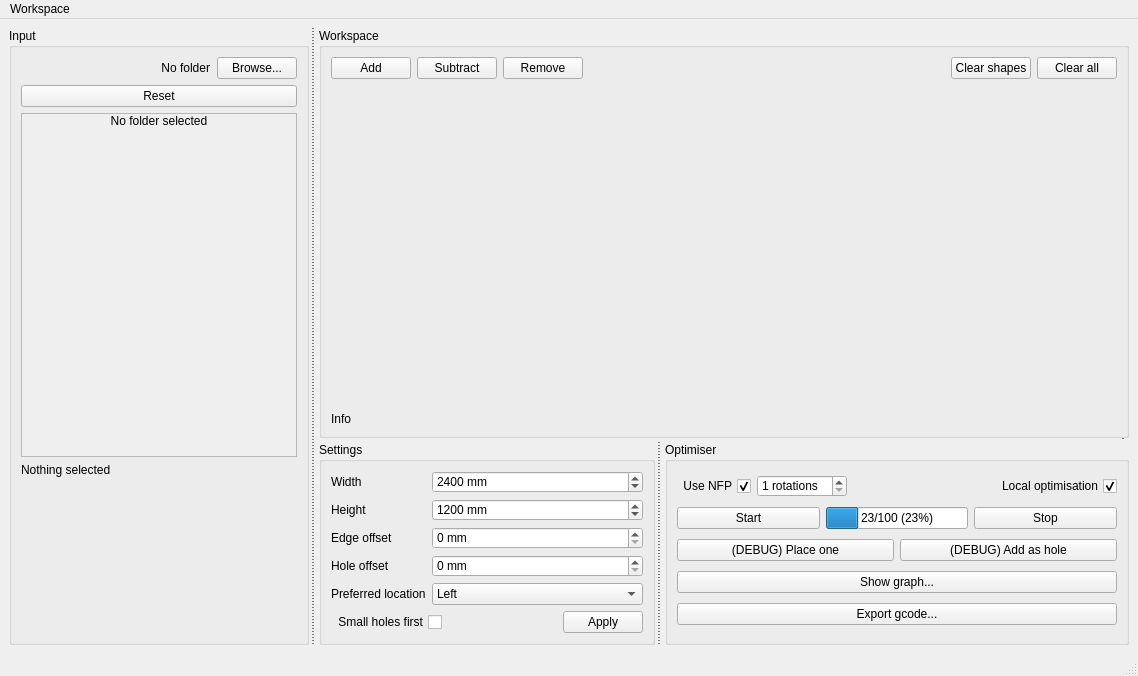
<?xml version="1.0" encoding="UTF-8"?>
<ui version="4.0">
 <class>MainWindow</class>
 <widget class="QMainWindow" name="MainWindow">
  <property name="geometry">
   <rect>
    <x>0</x>
    <y>0</y>
    <width>1138</width>
    <height>676</height>
   </rect>
  </property>
  <property name="windowTitle">
   <string>MainWindow</string>
  </property>
  <property name="iconSize">
   <size>
    <width>24</width>
    <height>24</height>
   </size>
  </property>
  <property name="toolButtonStyle">
   <enum>Qt::ToolButtonTextBesideIcon</enum>
  </property>
  <widget class="QWidget" name="centralwidget">
   <layout class="QHBoxLayout" name="horizontalLayout">
    <item>
     <widget class="QSplitter" name="splitter_3">
      <property name="styleSheet">
       <string notr="true">::handle{border-style: dashed;
    border-color: black;
    border-width: 0px 1px 0px 0px;
	margin-right: 5px;
}</string>
      </property>
      <property name="orientation">
       <enum>Qt::Horizontal</enum>
      </property>
      <widget class="QGroupBox" name="gb_input">
       <property name="sizePolicy">
        <sizepolicy hsizetype="Expanding" vsizetype="Preferred">
         <horstretch>1</horstretch>
         <verstretch>0</verstretch>
        </sizepolicy>
       </property>
       <property name="minimumSize">
        <size>
         <width>300</width>
         <height>0</height>
        </size>
       </property>
       <property name="maximumSize">
        <size>
         <width>16777215</width>
         <height>16777215</height>
        </size>
       </property>
       <property name="baseSize">
        <size>
         <width>200</width>
         <height>0</height>
        </size>
       </property>
       <property name="title">
        <string>Input</string>
       </property>
       <layout class="QVBoxLayout" name="verticalLayout" stretch="0,0,0,0,0">
        <item>
         <layout class="QHBoxLayout" name="horizontalLayout_2">
          <item>
           <widget class="QLabel" name="lb_input_path">
            <property name="text">
             <string>No folder</string>
            </property>
            <property name="alignment">
             <set>Qt::AlignRight|Qt::AlignTrailing|Qt::AlignVCenter</set>
            </property>
            <property name="indent">
             <number>1</number>
            </property>
            <property name="buddy">
             <cstring>lb_input_path</cstring>
            </property>
           </widget>
          </item>
          <item>
           <widget class="QPushButton" name="pb_input_browse">
            <property name="sizePolicy">
             <sizepolicy hsizetype="Maximum" vsizetype="Fixed">
              <horstretch>0</horstretch>
              <verstretch>0</verstretch>
             </sizepolicy>
            </property>
            <property name="text">
             <string>Browse...</string>
            </property>
           </widget>
          </item>
         </layout>
        </item>
        <item>
         <widget class="QPushButton" name="pb_input_clear">
          <property name="text">
           <string>Reset</string>
          </property>
         </widget>
        </item>
        <item>
         <widget class="QScrollArea" name="sa_input_list">
          <property name="widgetResizable">
           <bool>true</bool>
          </property>
          <widget class="QWidget" name="scrollAreaWidgetContents">
           <property name="geometry">
            <rect>
             <x>0</x>
             <y>0</y>
             <width>278</width>
             <height>347</height>
            </rect>
           </property>
           <layout class="QVBoxLayout" name="layout_input_list">
            <property name="spacing">
             <number>0</number>
            </property>
            <property name="leftMargin">
             <number>0</number>
            </property>
            <property name="topMargin">
             <number>0</number>
            </property>
            <property name="rightMargin">
             <number>0</number>
            </property>
            <property name="bottomMargin">
             <number>0</number>
            </property>
            <item>
             <widget class="QLabel" name="label">
              <property name="text">
               <string>No folder selected</string>
              </property>
              <property name="alignment">
               <set>Qt::AlignCenter</set>
              </property>
             </widget>
            </item>
            <item>
             <spacer name="verticalSpacer">
              <property name="orientation">
               <enum>Qt::Vertical</enum>
              </property>
              <property name="sizeHint" stdset="0">
               <size>
                <width>20</width>
                <height>300</height>
               </size>
              </property>
             </spacer>
            </item>
           </layout>
          </widget>
         </widget>
        </item>
        <item>
         <widget class="QLabel" name="lb_preview_info">
          <property name="text">
           <string>Nothing selected</string>
          </property>
         </widget>
        </item>
        <item>
         <widget class="QWidget" name="mplPreview" native="true">
          <property name="sizePolicy">
           <sizepolicy hsizetype="Minimum" vsizetype="Maximum">
            <horstretch>0</horstretch>
            <verstretch>0</verstretch>
           </sizepolicy>
          </property>
          <property name="minimumSize">
           <size>
            <width>150</width>
            <height>150</height>
           </size>
          </property>
          <property name="maximumSize">
           <size>
            <width>16777215</width>
            <height>150</height>
           </size>
          </property>
          <layout class="QVBoxLayout" name="mplPreviewLayout"/>
         </widget>
        </item>
       </layout>
      </widget>
      <widget class="QSplitter" name="splitter_2">
       <property name="sizePolicy">
        <sizepolicy hsizetype="Expanding" vsizetype="Expanding">
         <horstretch>5</horstretch>
         <verstretch>0</verstretch>
        </sizepolicy>
       </property>
       <property name="orientation">
        <enum>Qt::Vertical</enum>
       </property>
       <widget class="QGroupBox" name="gb_workspace">
        <property name="sizePolicy">
         <sizepolicy hsizetype="Preferred" vsizetype="Preferred">
          <horstretch>2</horstretch>
          <verstretch>2</verstretch>
         </sizepolicy>
        </property>
        <property name="baseSize">
         <size>
          <width>0</width>
          <height>500</height>
         </size>
        </property>
        <property name="title">
         <string>Workspace</string>
        </property>
        <layout class="QVBoxLayout" name="verticalLayout_3" stretch="0,1,0">
         <item>
          <layout class="QHBoxLayout" name="horizontalLayout_3">
           <item>
            <widget class="QPushButton" name="pb_workspace_add">
             <property name="text">
              <string>Add</string>
             </property>
            </widget>
           </item>
           <item>
            <widget class="QPushButton" name="pb_workspace_subtract">
             <property name="text">
              <string>Subtract</string>
             </property>
            </widget>
           </item>
           <item>
            <widget class="QPushButton" name="pb_workspace_remove">
             <property name="text">
              <string>Remove</string>
             </property>
            </widget>
           </item>
           <item>
            <spacer name="horizontalSpacer">
             <property name="orientation">
              <enum>Qt::Horizontal</enum>
             </property>
             <property name="sizeHint" stdset="0">
              <size>
               <width>40</width>
               <height>20</height>
              </size>
             </property>
            </spacer>
           </item>
           <item>
            <widget class="QPushButton" name="pb_workspace_clear_shapes">
             <property name="text">
              <string>Clear shapes</string>
             </property>
            </widget>
           </item>
           <item>
            <widget class="QPushButton" name="pb_workspace_clear">
             <property name="text">
              <string>Clear all</string>
             </property>
            </widget>
           </item>
          </layout>
         </item>
         <item>
          <widget class="QWidget" name="mplWorkspace" native="true">
           <layout class="QVBoxLayout" name="mplWorkspaceLayout"/>
          </widget>
         </item>
         <item>
          <widget class="QLabel" name="lb_workspace_info">
           <property name="text">
            <string>Info</string>
           </property>
          </widget>
         </item>
        </layout>
       </widget>
       <widget class="QSplitter" name="splitter">
        <property name="baseSize">
         <size>
          <width>0</width>
          <height>0</height>
         </size>
        </property>
        <property name="orientation">
         <enum>Qt::Horizontal</enum>
        </property>
        <widget class="QGroupBox" name="gb_settings">
         <property name="sizePolicy">
          <sizepolicy hsizetype="Preferred" vsizetype="Preferred">
           <horstretch>0</horstretch>
           <verstretch>0</verstretch>
          </sizepolicy>
         </property>
         <property name="title">
          <string>Settings</string>
         </property>
         <layout class="QVBoxLayout" name="verticalLayout_4">
          <item>
           <layout class="QFormLayout" name="formLayout">
            <item row="0" column="0">
             <widget class="QLabel" name="widthLabel">
              <property name="text">
               <string>Width</string>
              </property>
             </widget>
            </item>
            <item row="0" column="1">
             <widget class="QSpinBox" name="sb_settings_width">
              <property name="suffix">
               <string> mm</string>
              </property>
              <property name="minimum">
               <number>20</number>
              </property>
              <property name="maximum">
               <number>50000</number>
              </property>
              <property name="value">
               <number>2400</number>
              </property>
             </widget>
            </item>
            <item row="1" column="0">
             <widget class="QLabel" name="heightLabel">
              <property name="text">
               <string>Height</string>
              </property>
             </widget>
            </item>
            <item row="1" column="1">
             <widget class="QSpinBox" name="sb_settings_height">
              <property name="suffix">
               <string> mm</string>
              </property>
              <property name="minimum">
               <number>20</number>
              </property>
              <property name="maximum">
               <number>50000</number>
              </property>
              <property name="value">
               <number>1200</number>
              </property>
             </widget>
            </item>
            <item row="2" column="0">
             <widget class="QLabel" name="borderOffsetLabel">
              <property name="text">
               <string>Edge offset</string>
              </property>
             </widget>
            </item>
            <item row="2" column="1">
             <widget class="QSpinBox" name="sb_settings_edge_offset">
              <property name="suffix">
               <string> mm</string>
              </property>
              <property name="maximum">
               <number>999</number>
              </property>
             </widget>
            </item>
            <item row="3" column="0">
             <widget class="QLabel" name="holeOffsetMmLabel">
              <property name="text">
               <string>Hole offset</string>
              </property>
             </widget>
            </item>
            <item row="3" column="1">
             <widget class="QSpinBox" name="sb_settings_hole_offset">
              <property name="suffix">
               <string> mm</string>
              </property>
              <property name="maximum">
               <number>999</number>
              </property>
             </widget>
            </item>
            <item row="4" column="0">
             <widget class="QLabel" name="preferredLocationLabel">
              <property name="text">
               <string>Preferred location</string>
              </property>
             </widget>
            </item>
            <item row="4" column="1">
             <widget class="QComboBox" name="cb_settings_location">
              <property name="currentIndex">
               <number>4</number>
              </property>
              <item>
               <property name="text">
                <string>Top left</string>
               </property>
              </item>
              <item>
               <property name="text">
                <string>Top right</string>
               </property>
              </item>
              <item>
               <property name="text">
                <string>Bottom left</string>
               </property>
              </item>
              <item>
               <property name="text">
                <string>Bottom right</string>
               </property>
              </item>
              <item>
               <property name="text">
                <string>Left</string>
               </property>
              </item>
              <item>
               <property name="text">
                <string>Right</string>
               </property>
              </item>
             </widget>
            </item>
           </layout>
          </item>
          <item>
           <layout class="QHBoxLayout" name="horizontalLayout_7">
            <property name="spacing">
             <number>6</number>
            </property>
            <item>
             <widget class="QCheckBox" name="cb_settings_small_first">
              <property name="layoutDirection">
               <enum>Qt::RightToLeft</enum>
              </property>
              <property name="text">
               <string>Small holes first</string>
              </property>
             </widget>
            </item>
            <item>
             <spacer name="horizontalSpacer_2">
              <property name="orientation">
               <enum>Qt::Horizontal</enum>
              </property>
              <property name="sizeHint" stdset="0">
               <size>
                <width>40</width>
                <height>20</height>
               </size>
              </property>
             </spacer>
            </item>
            <item>
             <widget class="QPushButton" name="pb_settings_apply">
              <property name="text">
               <string>Apply</string>
              </property>
             </widget>
            </item>
           </layout>
          </item>
         </layout>
        </widget>
        <widget class="QGroupBox" name="gb_optimiser">
         <property name="title">
          <string>Optimiser</string>
         </property>
         <layout class="QVBoxLayout" name="verticalLayout_5">
          <item>
           <layout class="QHBoxLayout" name="horizontalLayout_5">
            <item>
             <widget class="QCheckBox" name="cb_optimiser_use_nfp">
              <property name="layoutDirection">
               <enum>Qt::RightToLeft</enum>
              </property>
              <property name="text">
               <string>Use NFP</string>
              </property>
              <property name="checked">
               <bool>true</bool>
              </property>
             </widget>
            </item>
            <item>
             <widget class="QSpinBox" name="sp_optimiser_nfp_rotations">
              <property name="buttonSymbols">
               <enum>QAbstractSpinBox::UpDownArrows</enum>
              </property>
              <property name="specialValueText">
               <string/>
              </property>
              <property name="suffix">
               <string> rotations</string>
              </property>
              <property name="minimum">
               <number>1</number>
              </property>
              <property name="maximum">
               <number>16</number>
              </property>
             </widget>
            </item>
            <item>
             <spacer name="horizontalSpacer_3">
              <property name="orientation">
               <enum>Qt::Horizontal</enum>
              </property>
              <property name="sizeHint" stdset="0">
               <size>
                <width>40</width>
                <height>20</height>
               </size>
              </property>
             </spacer>
            </item>
            <item>
             <widget class="QCheckBox" name="cb_optimiser_local_optimisation">
              <property name="layoutDirection">
               <enum>Qt::RightToLeft</enum>
              </property>
              <property name="text">
               <string>Local optimisation</string>
              </property>
              <property name="checked">
               <bool>true</bool>
              </property>
             </widget>
            </item>
           </layout>
          </item>
          <item>
           <layout class="QHBoxLayout" name="horizontalLayout_4" stretch="1,1,1">
            <property name="spacing">
             <number>6</number>
            </property>
            <item>
             <widget class="QPushButton" name="pb_optimiser_start">
              <property name="text">
               <string>Start</string>
              </property>
             </widget>
            </item>
            <item>
             <widget class="QProgressBar" name="progress_bar_optimisation">
              <property name="enabled">
               <bool>true</bool>
              </property>
              <property name="minimumSize">
               <size>
                <width>0</width>
                <height>0</height>
               </size>
              </property>
              <property name="baseSize">
               <size>
                <width>0</width>
                <height>0</height>
               </size>
              </property>
              <property name="minimum">
               <number>0</number>
              </property>
              <property name="value">
               <number>23</number>
              </property>
              <property name="alignment">
               <set>Qt::AlignCenter</set>
              </property>
              <property name="textVisible">
               <bool>true</bool>
              </property>
              <property name="invertedAppearance">
               <bool>false</bool>
              </property>
              <property name="textDirection">
               <enum>QProgressBar::TopToBottom</enum>
              </property>
              <property name="format">
               <string>%v/%m (%p%)</string>
              </property>
             </widget>
            </item>
            <item>
             <widget class="QPushButton" name="pb_optimiser_stop">
              <property name="text">
               <string>Stop</string>
              </property>
             </widget>
            </item>
           </layout>
          </item>
          <item>
           <layout class="QHBoxLayout" name="horizontalLayout_6">
            <item>
             <widget class="QPushButton" name="pb_optimiser_debug_place_one">
              <property name="text">
               <string>(DEBUG) Place one</string>
              </property>
             </widget>
            </item>
            <item>
             <widget class="QPushButton" name="pb_optimiser_debug_add_as_hole">
              <property name="text">
               <string>(DEBUG) Add as hole</string>
              </property>
             </widget>
            </item>
           </layout>
          </item>
          <item>
           <widget class="QPushButton" name="pb_optimiser_history">
            <property name="text">
             <string>Show graph...</string>
            </property>
           </widget>
          </item>
          <item>
           <widget class="QPushButton" name="pb_optimiser_export">
            <property name="text">
             <string>Export gcode...</string>
            </property>
           </widget>
          </item>
         </layout>
        </widget>
       </widget>
      </widget>
     </widget>
    </item>
   </layout>
  </widget>
  <widget class="QMenuBar" name="menubar">
   <property name="geometry">
    <rect>
     <x>0</x>
     <y>0</y>
     <width>1138</width>
     <height>21</height>
    </rect>
   </property>
   <widget class="QMenu" name="menuWorkspace">
    <property name="title">
     <string>Workspace</string>
    </property>
    <addaction name="menu_workspace_export"/>
    <addaction name="menu_workspace_import"/>
   </widget>
   <addaction name="menuWorkspace"/>
  </widget>
  <widget class="QStatusBar" name="statusbar"/>
  <action name="menu_workspace_export">
   <property name="text">
    <string>Export...</string>
   </property>
  </action>
  <action name="menu_workspace_import">
   <property name="text">
    <string>Import...</string>
   </property>
  </action>
 </widget>
 <tabstops>
  <tabstop>pb_input_browse</tabstop>
  <tabstop>pb_workspace_add</tabstop>
  <tabstop>pb_workspace_remove</tabstop>
  <tabstop>sb_settings_width</tabstop>
  <tabstop>sb_settings_height</tabstop>
  <tabstop>sb_settings_edge_offset</tabstop>
  <tabstop>sb_settings_hole_offset</tabstop>
  <tabstop>cb_settings_location</tabstop>
  <tabstop>pb_optimiser_export</tabstop>
 </tabstops>
 <resources/>
 <connections/>
</ui>
